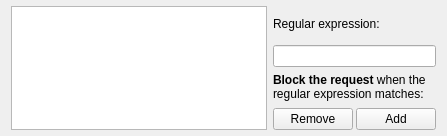
        <widget class="QWidget" name="tab_2">
         <attribute name="title">
          <string>RegExp Block</string>
         </attribute>
         <layout class="QHBoxLayout" name="horizontalLayout_6">
          <property name="topMargin">
           <number>6</number>
          </property>
          <property name="bottomMargin">
           <number>6</number>
          </property>
          <item>
           <widget class="QListWidget" name="senderRegexpBlockList">
            <property name="sizePolicy">
             <sizepolicy hsizetype="Fixed" vsizetype="Fixed">
              <horstretch>0</horstretch>
              <verstretch>0</verstretch>
             </sizepolicy>
            </property>
            <property name="maximumSize">
             <size>
              <width>16777215</width>
              <height>124</height>
             </size>
            </property>
           </widget>
          </item>
          <item>
           <layout class="QVBoxLayout" name="verticalLayout_4">
            <property name="spacing">
             <number>3</number>
            </property>
            <item>
             <widget class="QLabel" name="label_2">
              <property name="text">
               <string>Regular expression:</string>
              </property>
              <property name="wordWrap">
               <bool>true</bool>
              </property>
             </widget>
            </item>
            <item>
             <widget class="QLineEdit" name="senderRegexpBlockEdit"/>
            </item>
            <item>
             <widget class="QLabel" name="label_14">
              <property name="text">
               <string>&lt;strong&gt;Block the request&lt;/strong&gt; when the regular expression matches:</string>
              </property>
              <property name="wordWrap">
               <bool>true</bool>
              </property>
             </widget>
            </item>
            <item>
             <layout class="QHBoxLayout" name="horizontalLayout_15">
              <item>
               <widget class="QPushButton" name="senderRegexpBlockRemove">
                <property name="text">
                 <string>Remove</string>
                </property>
               </widget>
              </item>
              <item>
               <widget class="QPushButton" name="senderRegexpBlockAdd">
                <property name="text">
                 <string>Add</string>
                </property>
               </widget>
              </item>
             </layout>
            </item>
           </layout>
          </item>
         </layout>
        </widget>
